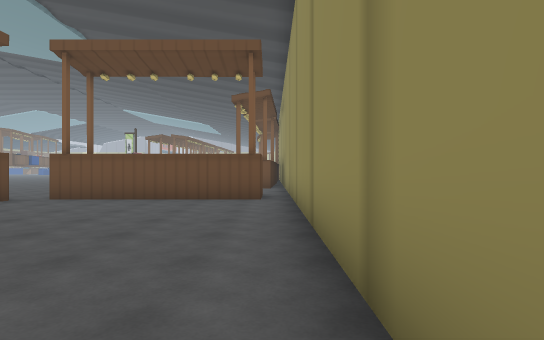
view 1 (above)

24 first-person views from a walk through a Unity game level. The camera is 1.4 m above the floor, looks level and sees 80° across. The floor is counted in squares, 2 m on a side. Each view is taken from the middle of a square. On the plan, view 1 faces up. The plan holds only what a view shows up to about 10 squares ahead; the rest is blank. The place goes on beyond the plan. The player is left out.

view 2
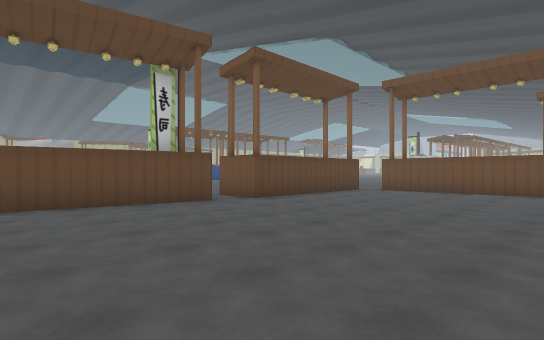

view 3
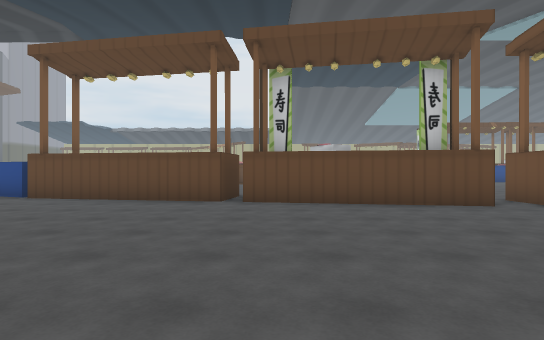

view 4
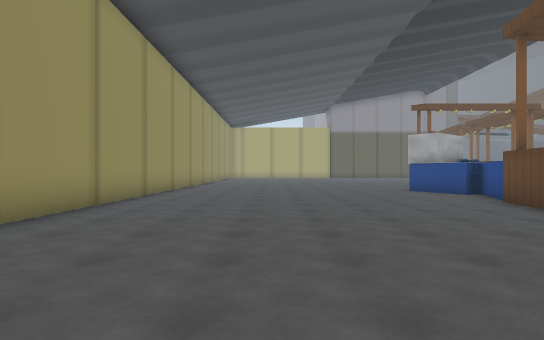

view 5
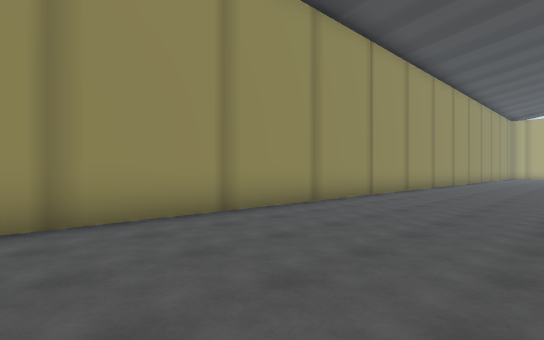

view 6
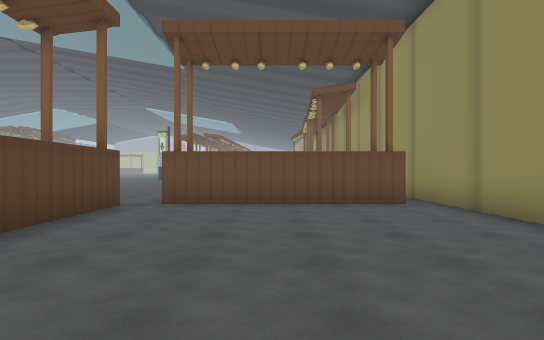

view 7
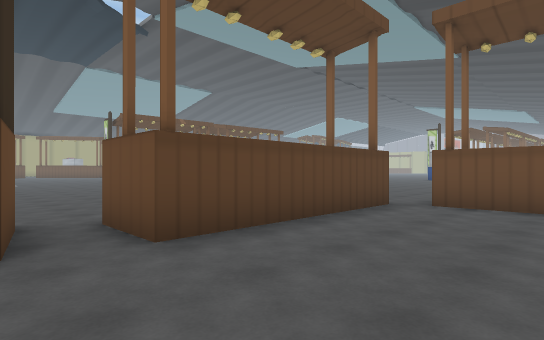

view 8
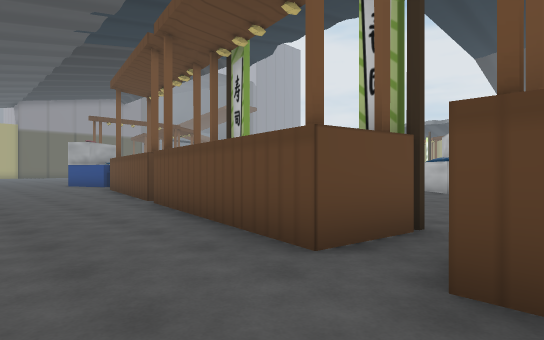

view 9
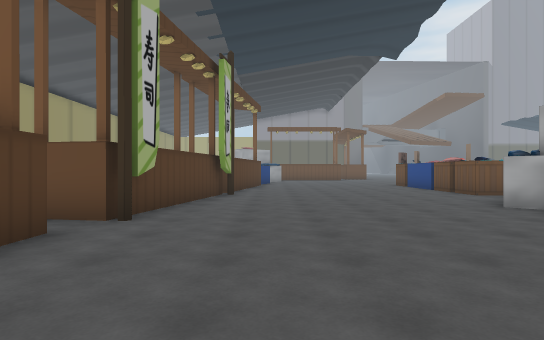

view 10
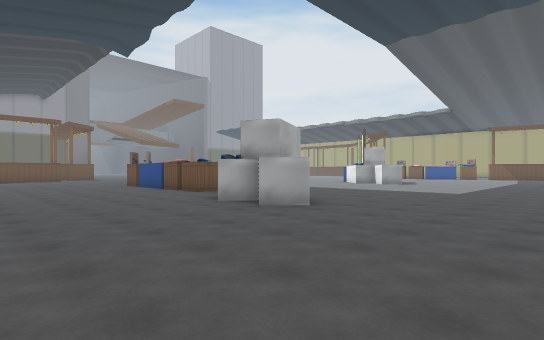

view 11
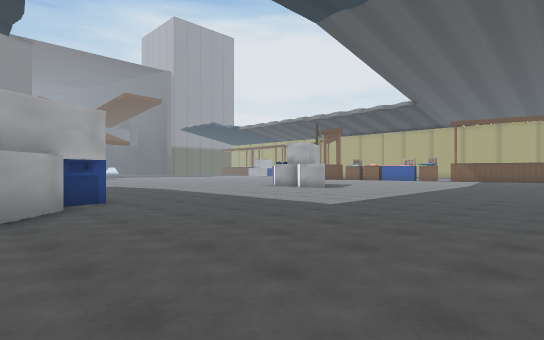

view 12
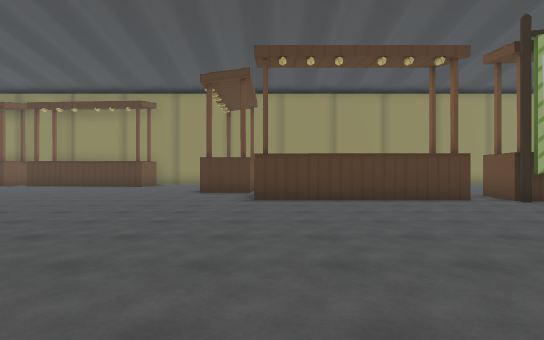

view 13
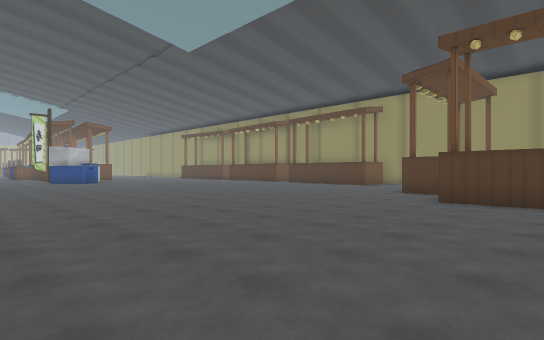

view 14
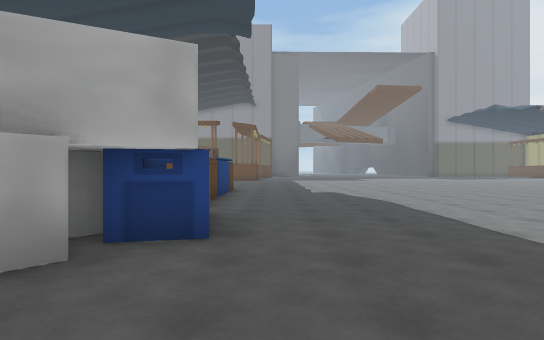

view 15
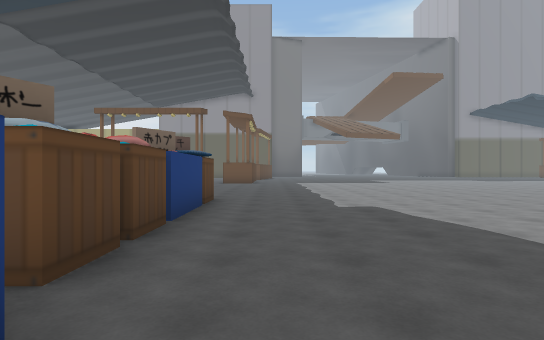

view 16
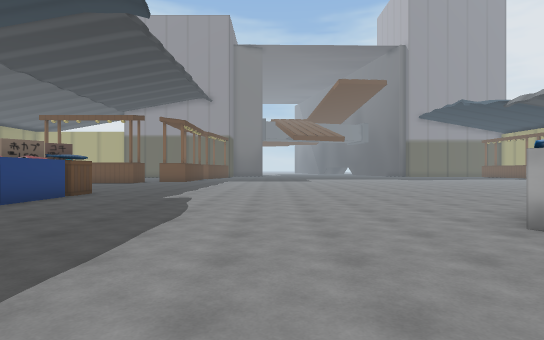

view 17
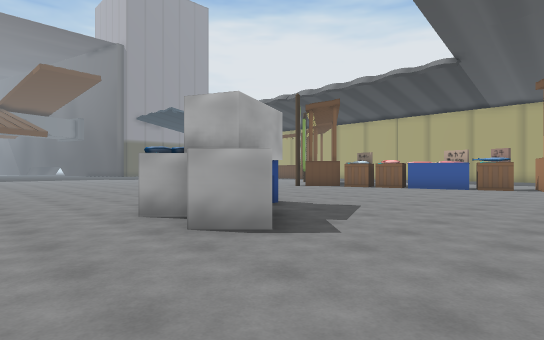

view 18
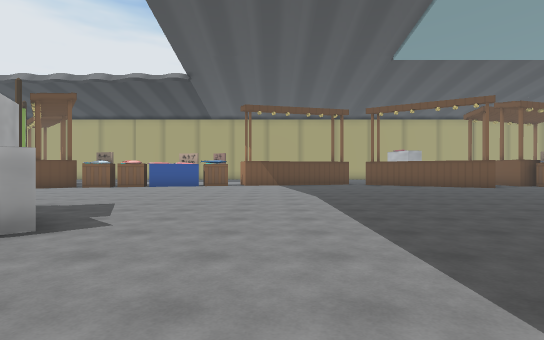

view 19
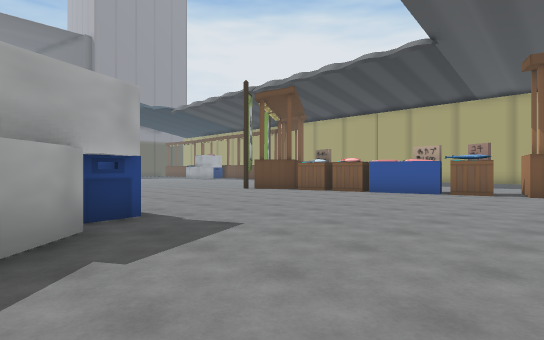

view 20
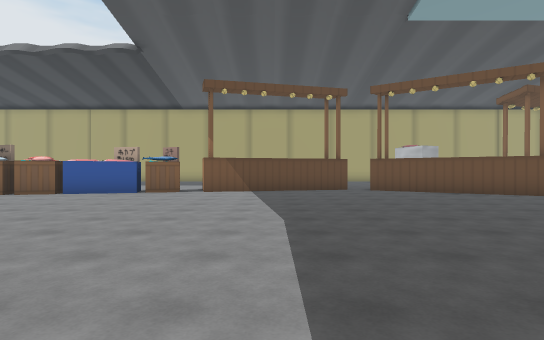

view 21
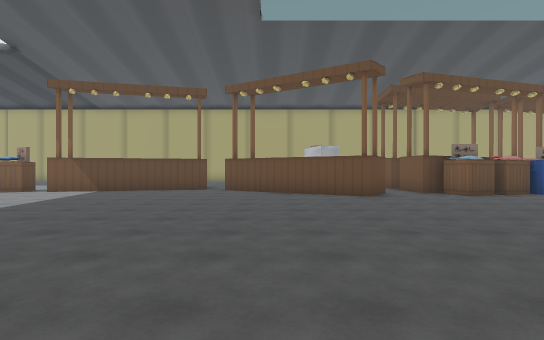

view 22
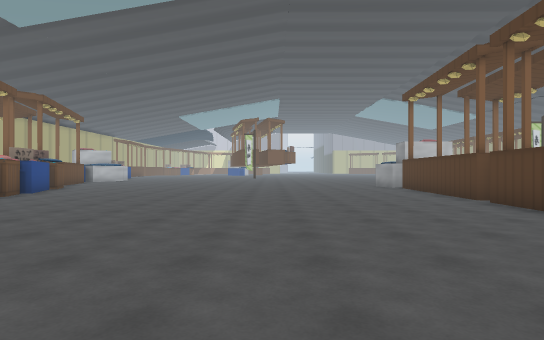

view 23
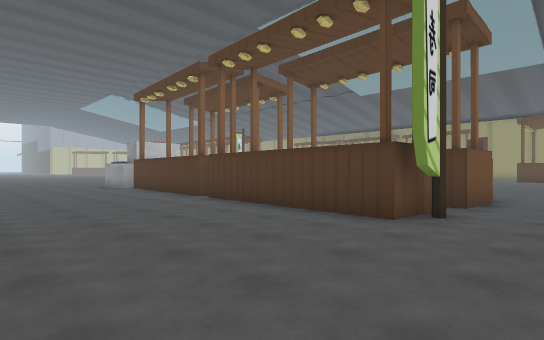

view 24
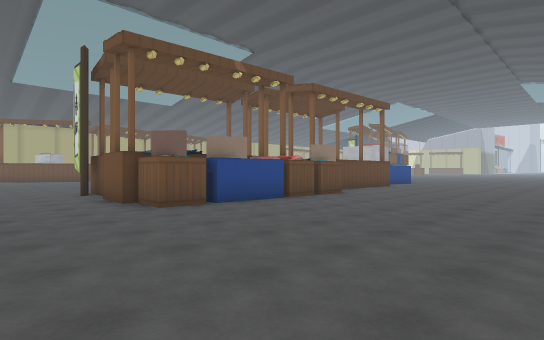

### Floor plan
Points are (right, up) in squares from view 1. A wall is a line through its corners. A room is listed if a view was taken in it or the views show most of it. See-through windows are left out.
Room 1 (views 1, 2, 3, 4, 5, 6, 7, 8)
walls: (-6.2, 1.3) (-7.1, -3.7); (-8.7, -3.9) (-7.2, -4.1) (-8, -9.1); (-8.3, -9.4) (-9, -11.4); (0.5, -12) (0.5, 7.5); (-8.5, -11.1) (-8.1, -12); (-6, 7.4) (-6, 2.4); (-0.3, 7.7) (-5.3, 7.7)
ways out: opening at (-7, 2) to room 2; opening at (0, 8.5) to room 2
Room 2 (views 9, 10, 11, 12, 13, 14, 15, 16, 17, 18, 19, 20, 21, 22, 23, 24)
walls: (-17.5, -0.3) (-16.4, -0.1); (-17.2, -0.8) (-17, -1.4); (-23, 7.7) (-23.6, 7.7); (-22.3, 7.9) (-23.6, 8) (-23.3, 13.1); (-16.5, -2.1) (-16, -2); (-19.9, 8) (-19.9, 7.7) (-21.4, 7.7); (-16.6, -4) (-16.6, -3) (-15.6, -3) (-15.6, -4); (-27.9, -3.3) (-27.8, -4); (-28.2, -2.9) (-27.2, -2.7); (-18.6, 11) (-18.7, 9) (-19.1, 9); (-16.6, -7.5) (-16.6, -5.4); (-16.6, -8.7) (-16.6, -7.6); (-23.3, 13.4) (-23.1, 16.1); (-8.2, 0.8) (-8, 1.6) (-6.2, 1.3); (-8.6, -3.5) (-7.7, 1.6); (-6, 2.4) (-7.5, 2.4) (-7.5, 7.5); (-35.9, -1.1) (-35.4, -3.2); (-5.3, 7.7) (-5.3, 9.3); (-35.8, 11.5) (-34.5, 10.6) (-36, 8.2); (-9, -11.4) (-8.5, -11.1); (-36, 13.3) (-35.7, 12.5); (-35.1, 15.6) (-35.6, 15.6); (-0.3, 8.6) (-0.3, 7.7); (0.5, 7.5) (0.5, 9.5)
ways out: opening at (-7, 2) to room 1; opening at (0, 8.5) to room 1; opening at (-36, 0); opening at (-36, 12); opening at (-35, -4.5)
objects: box (-36, -5) to (-35, -5); box (-36, 15) to (-35, 15); box (-35, 14); box (-27, -2) to (-25, -1); box (-26, -4) to (-25, -2); box (-19, 8); box (-19, 12); box (-19, 13) to (-19, 14); box (-16, -5); box (-16, -1) to (-15, 0); box (-16, 1) to (-15, 2)

Where each view was taken, in squares from view 1:
view 1: 0 up, 0 right, facing up
view 2: 3 down, 0 right, facing up-left
view 3: 3 down, 0 right, facing left
view 4: 2 down, 3 left, facing down
view 5: 0 up, 4 left, facing down-right
view 6: 1 up, 3 left, facing up
view 7: 1 up, 3 left, facing up-left
view 8: 3 up, 4 left, facing down-left
view 9: 6 up, 10 left, facing down
view 10: 6 up, 10 left, facing down-left
view 11: 7 up, 15 left, facing down-left
view 12: 7 up, 15 left, facing right
view 13: 5 up, 15 left, facing up-right
view 14: 3 up, 18 left, facing down
view 15: 1 down, 18 left, facing down
view 16: 1 up, 22 left, facing down
view 17: 2 up, 23 left, facing down-left
view 18: 2 up, 22 left, facing left
view 19: 2 up, 26 left, facing down-left
view 20: 3 up, 26 left, facing left
view 21: 8 up, 26 left, facing left
view 22: 6 up, 28 left, facing up
view 23: 6 up, 28 left, facing up-right
view 24: 5 up, 13 left, facing up-left
